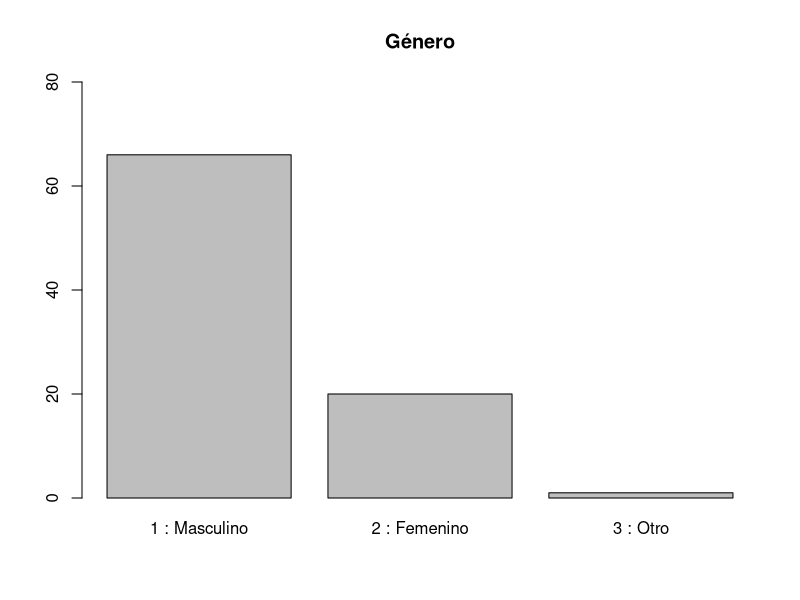
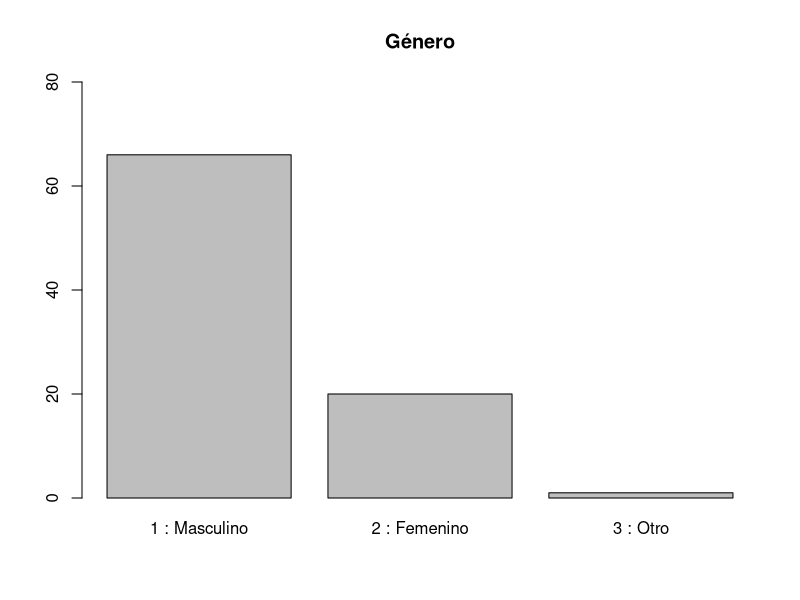
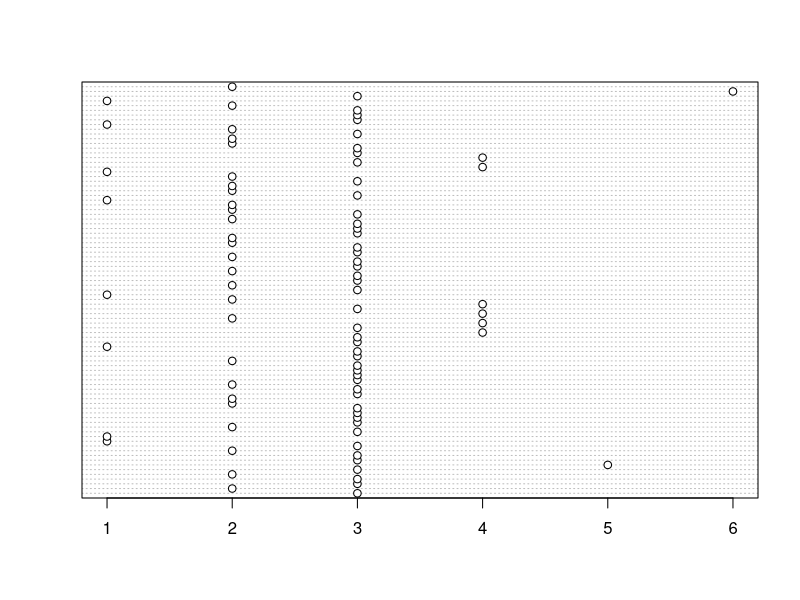
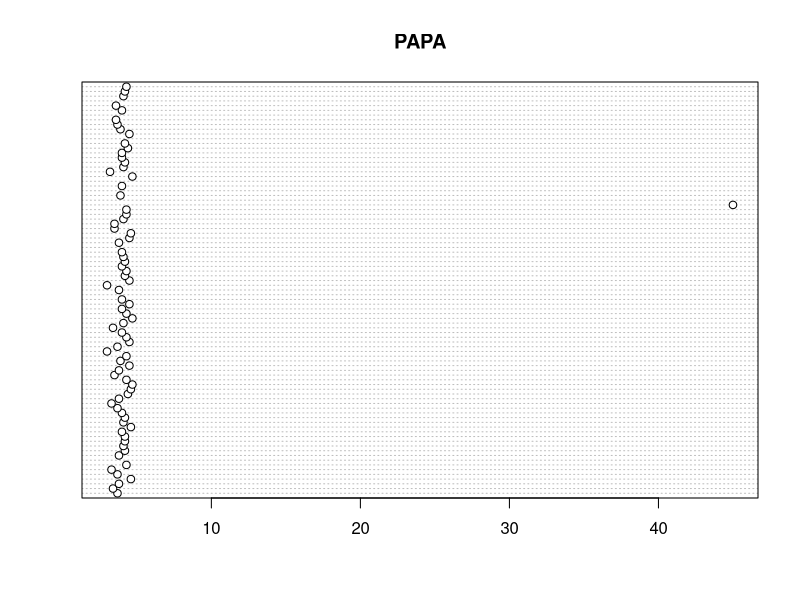
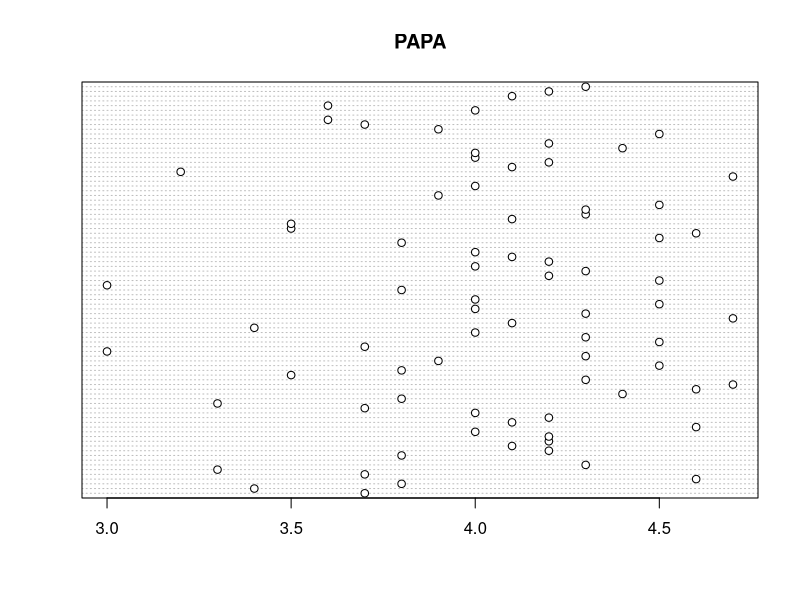
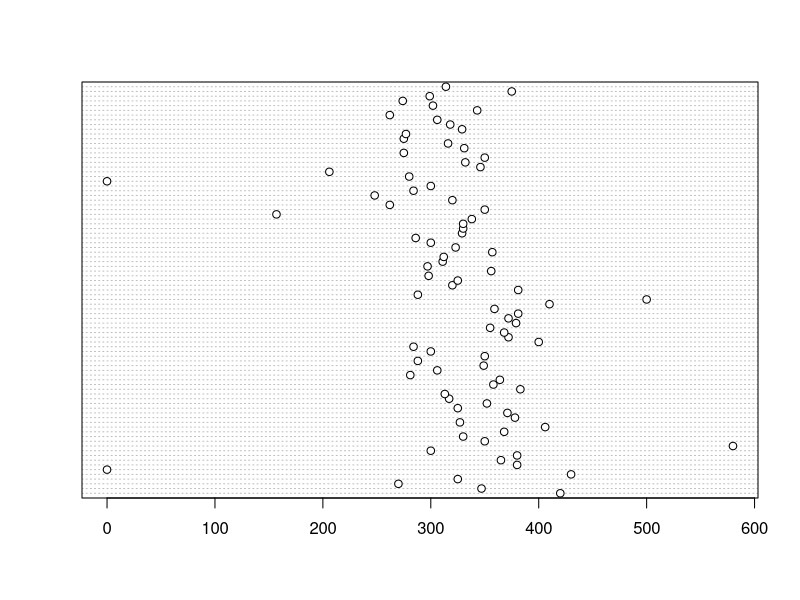
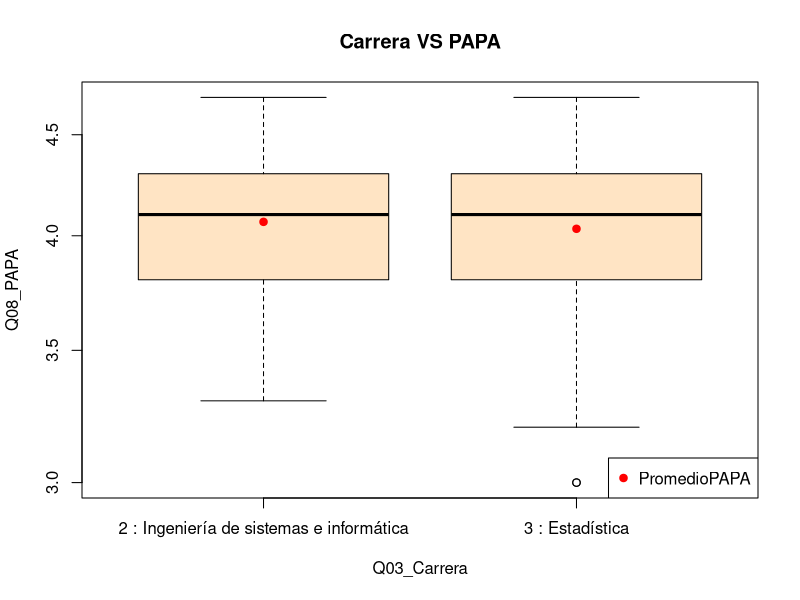
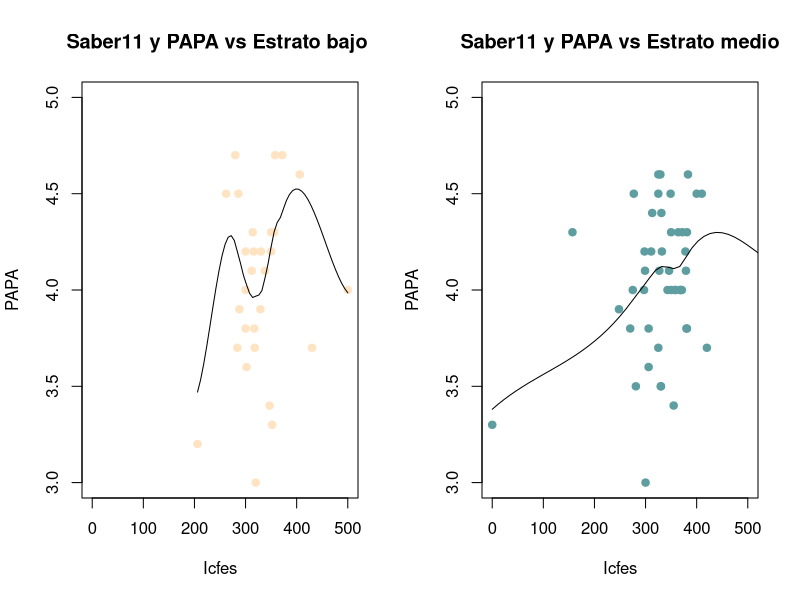

Write the R code that produced these figures, in order. (Note: this script raises an error after producing the figures.)
## ---- chunk 1
knitr::opts_chunk$set(
	echo = FALSE,
	message = FALSE,
	warning = FALSE)
## ---- chunk 2
## Paquetes usados en el análisis.
library(tidyverse)
## ---- chunk 3
## Lectura de una base de datos tipo ".csv"
encuesta <- read.csv("encuesta1.csv")
## ---- chunk 4
## Vista de la estructura general de la BD.
glimpse(encuesta)
## ---- chunk 5
summary(encuesta)
## ---- chunk 6
str(encuesta$Q02_FechaNac)
## ---- chunk 7
str(encuesta$Q07_FechaSaber11)
## ---- chunk 8
## Convertimos la variable Q02_FechaNac a tipo DATE
encuesta <- encuesta %>% 
  mutate(Q02_FechaNac = as.Date(as.character(Q02_FechaNac), "%Y-%m-%d"))

## Convertimos la variable Q07_FechaSaber11 a tipo DATE
encuesta <- encuesta %>% 
  mutate(Q07_FechaSaber11 = as.Date(as.character(Q07_FechaSaber11),"%Y-%m-%d"))
## ---- chunk 9
str(encuesta$Q02_FechaNac)
## ---- chunk 10
str(encuesta$Q07_FechaSaber11)
## ---- chunk 11
str(encuesta$Enviado.el.)
## ---- chunk 12
## Convertimos la variable Enviado.el. a tipo POSIXct (DATE TIME)
encuesta <- encuesta %>% 
  mutate(Enviado.el. = as.POSIXct(strptime(Enviado.el., format = "%d/%m/%Y %H:%M:%S")))

str(encuesta$Enviado.el.)
## ---- chunk 13
typeof(encuesta$Q01_Genero)
tail(encuesta$Q01_Genero, 10)
barplot(table(encuesta$Q01_Genero), ylim = c(0, 80), main = "Género")
## ---- chunk 14
encuesta <- encuesta %>% mutate_if(is.character, as.factor)
typeof(encuesta$Q01_Genero)
tail(encuesta$Q01_Genero, 10)
barplot(table(encuesta$Q01_Genero), ylim = c(0, 80), main = "Género")
## ---- chunk 15
dotchart(as.numeric(encuesta$Q10_Estrato))
## ---- chunk 16
encuesta <- encuesta %>% mutate(Q10_Estrato = factor(encuesta$Q10_Estrato,
                            levels = levels(encuesta$Q10_Estrato),
                            labels = c("Bajo","Bajo","Medio","Medio","Alto",NA),
                            ordered = F))

# encuesta <- encuesta %>% 
#   mutate(Q10_Estrato = as.character(encuesta$Q10_Estrato))
# 
# encuesta$Q10_Estrato[(encuesta$Q10_Estrato ==	 "2 : 1" |  encuesta$Q10_Estrato == "3 : 2")] <- "Bajo"
# 
# encuesta$Q10_Estrato[(encuesta$Q10_Estrato ==	 "4 : 3" |  encuesta$Q10_Estrato == "5 : 4")] <- "Medio"
# 
# encuesta$Q10_Estrato[(encuesta$Q10_Estrato ==	 "6 : 5"  )] <- "Alto"
# 
# encuesta$Q10_Estrato[(encuesta$Q10_Estrato ==	 "8 : No se conoce"  )] <- NA
# encuesta <- encuesta %>% 
#   mutate(Q10_Estrato = as.factor(encuesta$Q10_Estrato))

typeof(encuesta$Q10_Estrato)
tail(encuesta$Q10_Estrato)
table(encuesta$Q10_Estrato)
## ---- chunk 17
dotchart(encuesta$Q08_PAPA,main = "PAPA")
## ---- chunk 18
max(encuesta$Q08_PAPA, na.rm = TRUE)
## ---- chunk 19
encuesta$Q08_PAPA[encuesta$Q08_PAPA == 45 & !is.na(encuesta$Q08_PAPA)] <- 4.5
## ---- chunk 20
max(encuesta$Q08_PAPA, na.rm = TRUE)
dotchart(encuesta$Q08_PAPA,main = "PAPA")
## ---- chunk 21
saber11 <- vector("integer", length(encuesta$Q05_Saber11))
for(i in seq_along(encuesta$Q07_FechaSaber11)){
  valor<-0
  if(!is.na(encuesta$Q05_Saber11[[i]]) & encuesta$Q07_FechaSaber11[[i]] < as.Date("2000-01-01")) {
    valor <- (5*(encuesta$Q05_Saber11[[i]]-100))/3
    if(valor >= 0 & valor <= 500){
      saber11[[i]] <- round(valor,0)
    } else {
      saber11[[i]] <- encuesta$Q05_Saber11[[i]]
    }
  } else if(!is.na(encuesta$Q05_Saber11[[i]]) & encuesta$Q07_FechaSaber11[[i]] >= as.Date("2000-01-01") &
        encuesta$Q07_FechaSaber11[[i]] < as.Date("2012-01-01")){
            valor <- encuesta$Q05_Saber11[[i]]*5
            if(valor >= 0 & valor <= 500){
              saber11[[i]] <- valor
            } else {
              saber11[[i]] <- encuesta$Q05_Saber11[[i]]
            }
  } else if(!is.na(encuesta$Q05_Saber11[[i]]) & encuesta$Q07_FechaSaber11[[i]] >= as.Date("2012-01-01")){
            saber11[[i]] <- encuesta$Q05_Saber11[[i]]
  } else{
      saber11[[i]] <- encuesta$Q05_Saber11[[i]]
  }
}

encuesta$Q05_Saber11 = saber11
dotchart(encuesta$Q05_Saber11)
## ---- chunk 22
# Cálculo de la edad
edad <- as.numeric(as.Date("2021-06-30") - encuesta$Q02_FechaNac)/365.25
## ---- chunk 23
## Creamos la variable area que contiene la variable Q24_area etiquetada como "Correcto/Incorrecto"  
area <- encuesta$Q24_area
area = factor(area, 
              levels = levels(area),
              labels = c("Incorrecto","Incorrecto","Incorrecto","Correcto","Incorrecto","Incorrecto"),
              ordered = F)

## ---- chunk 24
## Creamos la variable divisor que contiene la variable Q26_Divisor etiquetada como "Correcto/Incorrecto".
divisor = if_else(encuesta$Q26_Divisor..f.es.divisor.de.g.2.==1 & encuesta$Q26_Divisor..f.es.divisor.de.gh.==1 & encuesta$Q26_Divisor..f.es.divisor.de.h.g==1, "Correcto", "Incorrecto")
divisor

## ---- chunk 25

encuesta <- encuesta %>% 
  mutate(Q01_Genero = as.character(encuesta$Q01_Genero))

encuesta$Q01_Genero[encuesta$Q01_Genero ==	 "1 : Masculino" ] <- "Masculino"

encuesta$Q01_Genero[encuesta$Q01_Genero ==	 "2 : Femenino" ] <- "Femenino"

encuesta$Q01_Genero[encuesta$Q01_Genero ==	 "3 : Otro" ] <- "Otro"

encuesta <- encuesta %>% 
  mutate(Q01_Genero = as.factor(encuesta$Q01_Genero))

## ---- chunk 26
glimpse(encuesta)
## ---- chunk 27
summary(encuesta)

## ---- chunk 28
# t_gen <- table(encuesta$Q01_Genero)
# t_gen
# ```
# ```{r}
# t_gen_p <- t_gen / sum(t_gen) * 100
# t_gen_p
## ---- chunk 29
# bp1 <- barplot(t_gen_p, las = 1, ylim = c(0, 100), col = "lightgreen")
# text(bp1, t_gen_p + 10, paste(round(t_gen_p, 1), "%"))
## ---- chunk 30
# m_gen_p <- as.matrix(t_gen_p)
# bp2 <- barplot(m_gen_p, beside = FALSE, xlim = c(0, 4),
#                ylim = c(0, 110),
#                col = c("blue", "red", "green3"))
# text(1.3, cumsum(m_gen_p) - m_gen_p/2, 
#      paste(rownames(m_gen_p), round((m_gen_p), 1), "%"),
#      adj = 0)
## ---- chunk 31
# pie(t_gen_p, labels = paste(names(t_gen_p), round(t_gen_p, 1), "%"),
#     col = c("blue", "red", "green3"))
## ---- chunk 32
# summary(encuesta$Edad)
## ---- chunk 33
##hist(encuesta$Edad)
## ---- chunk 34
##hist(encuesta$Edad, nclass = 20)
## ---- chunk 35
# paramAnt <- par(no.readonly = TRUE)
# hist(encuesta$Edad, freq = FALSE, nclass = 20, col = "#a0c39f",
#      las = 1, 
#      main = "Distribución de la edad",
#      xlab = "Edad (años)",
#      ylab = "Densidad",
#      ylim = c(0, 0.20),
#      xlim = c(15, 40))
# lines(density(encuesta$Edad), col = "orange", lwd = 3)
# rug(encuesta$Edad)
# par(paramAnt)
## ---- chunk 36
# promedioEdad <- mean(encuesta$Edad)
# medianaEdad <- median(encuesta$Edad)
# desv_Est_Edad <- sd(encuesta$Edad)
# 
# boxplot(encuesta$Edad, horizontal = TRUE,
#         main = "Boxplot para edad", 
#         col = "lightblue",
#         pch = 19, notch = TRUE)
# points(promedioEdad, 
#        1, 
#        pch = 19, 
#        col = c("red", "purple"))
# legend("topright", 
#        title = "Convención",
#        legend = c("Promedio", "Error estandard"), 
#        col = "red", 
#        pch = c(19, NA),
#        lty = c(NA, 1))
# arrows(promedioEdad -  desv_Est_Edad / sqrt(nrow(encuesta)), 1,
#          promedioEdad + desv_Est_Edad / sqrt(nrow(encuesta)), 1,
#          angle = 90,
#          length = 0.1, 
#          code = 3,
#          col = "red")
## ---- chunk 37
#with(encuesta, plot(Q10_Estrato, Q08_PAPA, notch = TRUE))
## ---- chunk 38
 #encuesta_Estrato1 <- encuesta %>% 
  #filter(Q10_Estrato == "bajo")
 #dotchart(encuesta_Estrato1$Q08_PAPA)
#summary(encuesta_Estrato1$Q08_PAPA)
## ---- chunk 39
# with(encuesta, plot(Q01_Genero, Q08_PAPA, notch = TRUE))
## ---- chunk 40
# with(encuesta, scatter.smooth(tiempo_usado, Q08_PAPA))
## ---- chunk 41
# with(encuesta, plot(Q27_PorcentDivisor))
# lines(1:nrow(encuesta), rep(pt_p2[3], nrow(encuesta)), 
#       col = "red")
## ---- chunk 42
# enc_acert_p2 <- encuesta %>% 
#   filter(puntaje_pregunta2 == 3)
# enc_no_acert_p2 <- encuesta %>% 
#   filter(puntaje_pregunta2 != 3)
# op <- par(no.readonly = TRUE)
# par(mfrow = c(1, 2))
# prom_Q27 <- mean(enc_acert_p2$Q27)
# with(enc_acert_p2, plot(Q27_PorcentDivisor, ylim = c(0, 100)))
# lines(1:nrow(enc_acert_p2), rep(prom_Q27, nrow(enc_acert_p2)), 
#       col = "red")
# prom_Q27_na <- mean(enc_no_acert_p2$Q27, na.rm = TRUE, ylim = c(0, 100))
# with(enc_no_acert_p2, plot(Q27_PorcentDivisor))
# lines(1:nrow(enc_no_acert_p2), rep(prom_Q27_na, nrow(enc_no_acert_p2)), 
#       col = "red")
# par(op)
## ---- chunk 43
# encuesta_sist_estad <- encuesta %>% 
#   filter(Q03_Carrera %in% c("2 : Ingeniería de sistemas e informática",
#                             "3 : Estadística")) %>% 
#   droplevels()
# 
# encuesta_sist_estad_resumen <- encuesta_sist_estad %>%
#   group_by(Q03_Carrera) %>% 
#   mutate(num_estud_carrera = n()) %>% 
#   group_by(Carrera_instala, num_estud_carrera) %>% 
#   summarise(num_estud_noNA = sum(!is.na(Q08_PAPA)),
#             prom_PAPA = mean(Q08_PAPA, na.rm = TRUE),
#             desv_PAPA = sd(Q08_PAPA, na.rm = TRUE)) %>% 
#   mutate(porcent_x_carrera = num_estud_noNA / num_estud_carrera * 100)
# encuesta_sist_estad_resumen %>% data.frame()
## ---- chunk 44
# op <- par(no.readonly = TRUE)
# par(mar = op$mar + c(15, 0, 0, 0))
# with(encuesta_sist_estad, 
#      plot(Carrera_instala, Q08_PAPA, notch = TRUE,
#           las = 2, width = sqrt(encuesta_sist_estad_resumen$porcent_x_carrera),
#           col = "lightblue",
#           main = "PAPA vs carrera e instalación de softwares R y RStudio",
#           ylab = "Promedio Académico Ponderado Acumulado",
#           xlab = "",
#           pch = 19))
# with(encuesta_sist_estad_resumen, 
#      points(Carrera_instala, prom_PAPA, 
#            col = "red", pch = 19))
# legend("topleft", legend = c("0 No instaló ni R ni RStudio",
#                              "1 Solo instaló R",
#                              "2 Solo instaló RStudio",
#                              "3 Instaló ambos"))
# legend(0.5, 3.4, legend = c("Promedio"),
#        pch = 19, col = "red")
# text(0.5, 3.1, "El ancho de las cajas es proporcional a la raíz cuadrada del porcentaje de los estudiantes en cada carrera",
#      cex = 0.8, pos = 4)
# par(op)
## ---- chunk 45
# encuesta_sist_estad <- encuesta %>% 
#   filter(Q03_Carrera %in% c("2 : Ingeniería de sistemas e informática",
#                             "3 : Estadística")) %>% 
#   droplevels()
# 
# encuesta_sist_estad_resumen <- encuesta_sist_estad %>%
#   group_by(Q03_Carrera) %>% 
#   mutate(num_estud_carrera = n()) %>% 
#   group_by(Carrera_instala, num_estud_carrera) %>% 
#   summarise(num_estud_noNA = sum(!is.na(Q08_PAPA)),
#             prom_PAPA = mean(Q08_PAPA, na.rm = TRUE),
#             desv_PAPA = sd(Q08_PAPA, na.rm = TRUE)) %>% 
#   mutate(porcent_x_carrera = num_estud_noNA / num_estud_carrera * 100)
# encuesta_sist_estad_resumen %>% data.frame()
## ---- chunk 46
# op <- par(no.readonly = TRUE)
# par(mar = op$mar + c(15, 0, 0, 0))
# with(encuesta_sist_estad, 
#      plot(Carrera_instala, Q08_PAPA, notch = TRUE,
#           las = 2, width = sqrt(encuesta_sist_estad_resumen$porcent_x_carrera),
#           col = "lightblue",
#           main = "PAPA vs carrera e instalación de softwares R y RStudio",
#           ylab = "Promedio Académico Ponderado Acumulado",
#           xlab = "",
#           pch = 19))
# with(encuesta_sist_estad_resumen, 
#      points(Carrera_instala, prom_PAPA, 
#            col = "red", pch = 19))
# legend("topleft", legend = c("0 No instaló ni R ni RStudio",
#                              "1 Solo instaló R",
#                              "2 Solo instaló RStudio",
#                              "3 Instaló ambos"))
# legend(0.5, 3.4, legend = c("Promedio"),
#        pch = 19, col = "red")
# text(0.5, 3.1, "El ancho de las cajas es proporcional a la raíz cuadrada del porcentaje de los estudiantes en cada carrera",
#      cex = 0.8, pos = 4)
# par(op)
## ---- chunk 47
encuesta_sist_estad <- encuesta %>% 
  filter(Q03_Carrera %in% c("2 : Ingeniería de sistemas e informática",
                            "3 : Estadística")) %>% 
  droplevels()
encuesta_sist_estad_resumen <- encuesta_sist_estad %>%
  group_by(Q03_Carrera) %>% 
  mutate(num_estud_carrera = n()) %>% 
  group_by(Q03_Carrera, num_estud_carrera) %>% 
  summarise(num_estud_noNA = sum(!is.na(Q08_PAPA)),
            prom_PAPA = mean(Q08_PAPA, na.rm = TRUE),
            desv_PAPA = sd(Q08_PAPA, na.rm = TRUE)) %>% 
  mutate(porcent_x_carrera = num_estud_noNA / num_estud_carrera * 100)
encuesta_sist_estad_resumen %>% data.frame()
## ---- chunk 48
boxplot(Q08_PAPA~ Q03_Carrera, data = encuesta_sist_estad, col = "bisque" , log = "y")
title("Carrera VS PAPA")
points(encuesta_sist_estad_resumen$Q03_Carrera, encuesta_sist_estad_resumen$prom_PAPA, col = "red", pch = 19)
legend("bottomright", legend = c("PromedioPAPA"), pch =19, col = "red")
## ---- chunk 49
estratos_sin_na <- encuesta %>%
  filter(Q10_Estrato == "Medio" | Q10_Estrato == "Bajo")
  

tabla_Saber11 <- estratos_sin_na %>%
  group_by(Q10_Estrato) %>% 
  summarise(num_estud = sum(!is.na(Q05_Saber11)),
            prom_Saber = mean(Q05_Saber11, na.rm = TRUE),
            desv_Saber = sd(Q08_PAPA, na.rm = TRUE)) 
tabla_Saber11 <- data.frame(tabla_Saber11)
tabla_Saber11
## ---- chunk 50
encuesta_Estrato1 <- encuesta %>% 
  filter(Q10_Estrato == "Bajo")
## ---- chunk 51
encuesta_Estrato2 <- encuesta %>%
  filter(Q10_Estrato == "Medio")
## ---- chunk 52
op <- par(no.readonly = TRUE)
par(mfrow = c(1, 2))
with(encuesta_Estrato1, scatter.smooth(Q05_Saber11, Q08_PAPA,main="Saber11 y PAPA vs Estrato bajo ",xlab="Icfes", ylab="PAPA",pch=19, ylim=c(3,5),xlim=c(0,500), col = "bisque1"))

with(encuesta_Estrato2, scatter.smooth(Q05_Saber11, Q08_PAPA,main="Saber11 y PAPA vs Estrato medio",xlab="Icfes", ylab="PAPA",pch=19, ylim=c(3,5),xlim=c(0,500), col = "cadetblue"))
par(op)
## ---- chunk 53
estratos_sin_na <- encuesta %>%
  filter(Q10_Estrato == "Alto" | Q10_Estrato == "Medio" | Q10_Estrato == "Bajo")
  

tabla_PAPA <- estratos_sin_na %>%
  group_by(Q10_Estrato) %>% 
  summarise(num_estud = sum(!is.na(Q08_PAPA)),
            prom_PAPA = mean(Q08_PAPA, na.rm = TRUE),
            desv_PAPA = sd(Q08_PAPA, na.rm = TRUE)) 
tabla_PAPA <- data.frame(tabla_PAPA)
tabla_PAPA
## ---- chunk 54

 with(encuesta, 
      plot(Q10_Estrato, Q08_PAPA, notch = TRUE,
           las = 2,
           col = "lightblue",
           main = "PAPA vs estrato",
           ylab = "Promedio Académico Ponderado Acumulado",
           xlab = "Estrato",
           pch = 19))
 with(tabla_PAPA, 
      points(Q10_Estrato, prom_PAPA, 
            col = "red", pch = 19))
## ---- chunk 55

gen_estr_papa <- na.exclude(encuesta)

gen_estr_papa <- select(gen_estr_papa, Q01_Genero, Q10_Estrato, Q08_PAPA)

gen_estr_papa

## ---- chunk 56

## ---- chunk 57

gen_edad <- data.frame(estrato_etiquetado,saber11,edad,encuesta$Q01_Genero)

#Aquí filtramos los datos ya que el NA no debe ser tenido en cuenta
gen_edad <- filter(gen_edad,estrato_etiquetado == "Bajo" |
                     estrato_etiquetado == "Medio" |
                     estrato_etiquetado == "Alto")

gen_edad$edad[(gen_edad$edad <= 25)] <- 1
gen_edad$edad[(25 < gen_edad$edad & gen_edad$edad <= 32)] <- 2
gen_edad$edad[(32 < gen_edad$edad & gen_edad$edad <= 39)] <- 3

gen_edad <- gen_edad %>% 
  mutate(edad = as.character(gen_edad$edad))

gen_edad$edad[(gen_edad$edad == "1")] <- "Joven"
gen_edad$edad[(gen_edad$edad == "2")] <- "Adulto Joven"
gen_edad$edad[(gen_edad$edad == "3")] <- "Adulto"


## ---- chunk 58
#Seleccionamos los datos a analizar para la edad Joven

promedio_joven <- filter(gen_edad,edad=="Joven")
promedio_joven <- select(promedio_joven,estrato_etiquetado,saber11,edad)
promedio_joven <- promedio_joven %>%
  group_by(estrato_etiquetado)%>%
  summarise(promedio=mean(saber11))
promedio_joven
## ---- chunk 59
#Seleccionamos los datos a analizar para la edad Adulto Joven
promedio_adjoven <- filter(gen_edad,edad=="Adulto Joven")
promedio_adjoven <- select(promedio_adjoven,estrato_etiquetado,saber11,edad)
promedio_adjoven <- promedio_adjoven %>%
  group_by(estrato_etiquetado)%>%
  summarise(promedio=mean(saber11))
#Añadimos 0 en la columna saber 11 para los estratos que no contiene
#Esto se hace para tener una matriz de la misma magnitud
otros <- data.frame(estrato_etiquetado = c("Alto"),
                    promedio = c(0))
promedio_adjoven <- rbind(promedio_adjoven,otros)
promedio_adjoven
## ---- chunk 60
#Seleccionamos los datos a analizar para la edad Adulto
promedio_adulto <- filter(gen_edad,edad=="Adulto")
promedio_adulto <- select(promedio_adulto,estrato_etiquetado,saber11,edad)
#Añadimos 0 en la columna saber 11 para los estratos que no contiene
#Esto se hace para tener una matriz de la misma magnitud
otro <- data.frame(estrato_etiquetado = c("Bajo","Alto"),
                   saber11 = c(0,0),
                   edad=c("Adulto","Adulto"))
promedio_adulto <- rbind(promedio_adulto,otro)
promedio_adulto <- promedio_adulto %>%
  group_by(estrato_etiquetado)%>%
  summarise(promedio=mean(saber11))

promedio_adulto
## ---- chunk 61
#Unificamos todo en una sola matriz

tabla_general <- rbind(c(promedio_joven$promedio),
                       c(promedio_adjoven$promedio),
                       c(promedio_adulto$promedio))

## ---- chunk 62
#Le damos nombre a las columnas y filas

colnames(tabla_general) = c("Bajo","Medio","Alto")
rownames(tabla_general) = c("Joven","Adulto Joven","Adulto")
tabla_general
## ---- chunk 63
barplot(tabla_general, beside = T,
        col = c("Orange","Yellow","Blue"),
        legend.text = row.names(tabla_general),
        ylim = c(0,500),
        xlim = c(0,15),
        main="SABER11xEDADxESTRATO",
        xlab = "Estrato Socioeconómico",
        ylab= "Promedio Saber 11")
## ---- chunk 64
#Seleccionamos los datos de acuerdo al género Femenino
promedio_mujer <- filter(gen_edad,encuesta.Q01_Genero =="Femenino")
promedio_mujer <- select(promedio_mujer,estrato_etiquetado,saber11)
promedio_mujer <- promedio_mujer %>%
group_by(estrato_etiquetado)%>%
  summarise(promedio=mean(saber11))
#Añadimos 0 al promedio de mujeres en estrato Alto para que todos los dataframes
#Tengan la misma dimensión
ot <- data.frame(estrato_etiquetado = c("Alto"),
                 promedio = c(0))
promedio_mujer <- rbind(promedio_mujer,ot)
promedio_mujer
## ---- chunk 65
#Seleccionamos los datos de acuerdo al género Masculino
promedio_hombre <- filter(gen_edad,encuesta.Q01_Genero =="Masculino")
promedio_hombre <- select(promedio_hombre,estrato_etiquetado,saber11)
promedio_hombre <- promedio_hombre %>%
group_by(estrato_etiquetado)%>%
  summarise(promedio=mean(saber11))
promedio_hombre

## ---- chunk 66
#Unificamos todo en una sola matriz

tabla_generos <- rbind(c(promedio_hombre$promedio),
                       c(promedio_mujer$promedio))

## ---- chunk 67
#Le damos nombre a las columnas y filas

colnames(tabla_generos) = c("Bajo","Medio","Alto")
rownames(tabla_generos) = c("Hombre","Mujer")
tabla_generos
## ---- chunk 68
barplot(tabla_generos, beside = T,
        col = c("Green","Black"),
        legend.text = row.names(tabla_generos),
        ylim = c(0,500),
        xlim = c(0,11),
        main="SABER11xGENEROxESTRATO",
        xlab = "Estrato Socioeconómico",
        ylab= "Promedio Saber 11")
